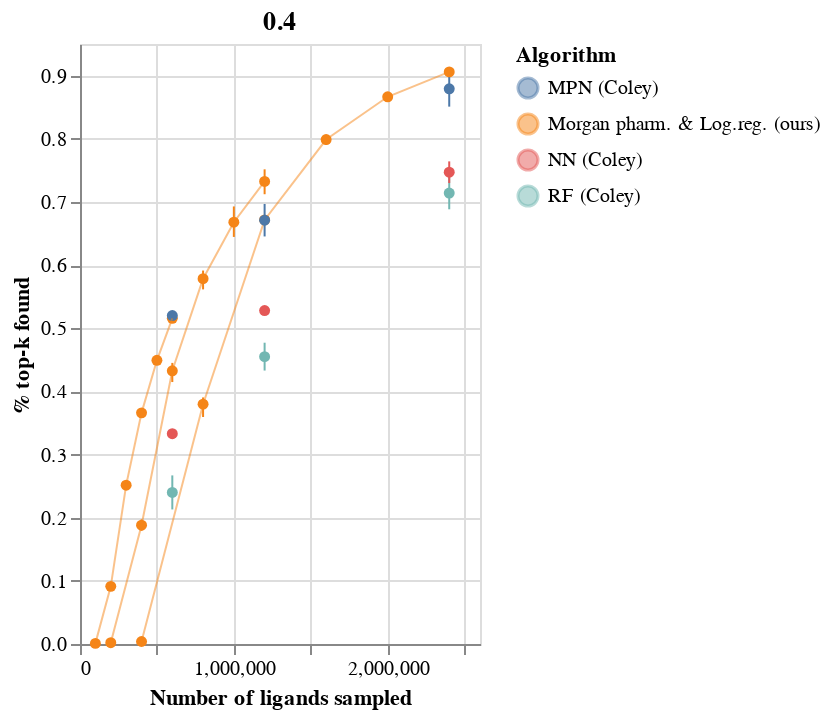

Source (notebook cell):
### Code cell
chs[0]+chs[1]+chs[2]

### Figure 1 — Vega-Lite specification as saved in the notebook (floating-point values rounded to 4 significant figures)
{"config": {"view": {"continuousWidth": 400, "continuousHeight": 300}}, "layer": [{"mark": {"type": "errorbar", "extent": "ci"}, "encoding": {"color": {"type": "nominal", "field": "Algorithm"}, "x": {"type": "quantitative", "field": "N ligands explored", "scale": {"domain": [0, 2410000]}, "title": "Number of ligands sampled"}, "y": {"type": "quantitative", "field": "% top-k found", "scale": {"domain": [0, 0.95]}}}}, {"mark": {"type": "point", "color": "black", "filled": true}, "encoding": {"color": {"type": "nominal", "field": "Algorithm"}, "x": {"type": "quantitative", "field": "N ligands explored"}, "y": {"type": "quantitative", "aggregate": "mean", "field": "% top-k found", "scale": {"domain": [0, 0.95]}}}}, {"mark": {"type": "line", "color": "black", "opacity": 0.5, "size": 1}, "encoding": {"color": {"type": "nominal", "field": "Algorithm"}, "x": {"type": "quantitative", "field": "N ligands explored"}, "y": {"type": "quantitative", "aggregate": "mean", "field": "% top-k found", "scale": {"domain": [0, 0.95]}}}}, {"layer": [{"mark": {"type": "errorbar", "extent": "ci"}, "encoding": {"color": {"type": "nominal", "field": "Algorithm"}, "x": {"type": "quantitative", "field": "N ligands explored", "scale": {"domain": [0, 1210000]}, "title": "Number of ligands sampled"}, "y": {"type": "quantitative", "field": "% top-k found", "scale": {"domain": [0, 0.95]}}}}, {"mark": {"type": "point", "color": "black", "filled": true}, "encoding": {"color": {"type": "nominal", "field": "Algorithm"}, "x": {"type": "quantitative", "field": "N ligands explored"}, "y": {"type": "quantitative", "aggregate": "mean", "field": "% top-k found", "scale": {"domain": [0, 0.95]}}}}, {"mark": {"type": "line", "color": "black", "opacity": 0.5, "size": 1}, "encoding": {"color": {"type": "nominal", "field": "Algorithm"}, "x": {"type": "quantitative", "field": "N ligands explored"}, "y": {"type": "quantitative", "aggregate": "mean", "field": "% top-k found", "scale": {"domain": [0, 0.95]}}}}], "data": {"name": "data-4521eafb5c925092548119d9c675ed8f"}, "title": "0.2", "width": 200}, {"layer": [{"mark": {"type": "errorbar", "extent": "ci"}, "encoding": {"color": {"type": "nominal", "field": "Algorithm"}, "x": {"type": "quantitative", "field": "N ligands explored", "scale": {"domain": [0, 610000]}, "title": "Number of ligands sampled"}, "y": {"type": "quantitative", "field": "% top-k found", "scale": {"domain": [0, 0.95]}}}}, {"mark": {"type": "point", "color": "black", "filled": true}, "encoding": {"color": {"type": "nominal", "field": "Algorithm"}, "x": {"type": "quantitative", "field": "N ligands explored"}, "y": {"type": "quantitative", "aggregate": "mean", "field": "% top-k found", "scale": {"domain": [0, 0.95]}}}}, {"mark": {"type": "line", "color": "black", "opacity": 0.5, "size": 1}, "encoding": {"color": {"type": "nominal", "field": "Algorithm"}, "x": {"type": "quantitative", "field": "N ligands explored"}, "y": {"type": "quantitative", "aggregate": "mean", "field": "% top-k found", "scale": {"domain": [0, 0.95]}}}}], "data": {"name": "data-b2d22ce798307d4455916f8ed78d559b"}, "title": "0.1", "width": 200}], "data": {"name": "data-459a33200d9457b7dc8862aa09461853"}, "title": "0.4", "width": 200, "$schema": "https://vega.github.io/schema/vega-lite/v4.8.1.json", "datasets": {"data-459a33200d9457b7dc8862aa09461853": [{"Algorithm": "Morgan pharm. & Log.reg. (ours)", "Training size": 400000, "N ligands explored": 400000, "% top-k found": 0.00404}, {"Algorithm": "Morgan pharm. & Log.reg. (ours)", "Training size": 400000, "N ligands explored": 800000, "% top-k found": 0.3891}, {"Algorithm": "Morgan pharm. & Log.reg. (ours)", "Training size": 400000, "N ligands explored": 1200000, "% top-k found": 0.6732}, {"Algorithm": "Morgan pharm. & Log.reg. (ours)", "Training size": 400000, "N ligands explored": 1600000, "% top-k found": 0.8018}, {"Algorithm": "Morgan pharm. & Log.reg. (ours)", "Training size": 400000, "N ligands explored": 2000000, "% top-k found": 0.8638}, {"Algorithm": "Morgan pharm. & Log.reg. (ours)", "Training size": 400000, "N ligands explored": 2400000, "% top-k found": 0.9034}, {"Algorithm": "Morgan pharm. & Log.reg. (ours)", "Training size": 400000, "N ligands explored": 400000, "% top-k found": 0.00368}, {"Algorithm": "Morgan pharm. & Log.reg. (ours)", "Training size": 400000, "N ligands explored": 800000, "% top-k found": 0.3594}, {"Algorithm": "Morgan pharm. & Log.reg. (ours)", "Training size": 400000, "N ligands explored": 1200000, "% top-k found": 0.6654}, {"Algorithm": "Morgan pharm. & Log.reg. (ours)", "Training size": 400000, "N ligands explored": 1600000, "% top-k found": 0.8042}, {"Algorithm": "Morgan pharm. & Log.reg. (ours)", "Training size": 400000, "N ligands explored": 2000000, "% top-k found": 0.872}, {"Algorithm": "Morgan pharm. & Log.reg. (ours)", "Training size": 400000, "N ligands explored": 2400000, "% top-k found": 0.9092}, {"Algorithm": "Morgan pharm. & Log.reg. (ours)", "Training size": 400000, "N ligands explored": 400000, "% top-k found": 0.00416}, {"Algorithm": "Morgan pharm. & Log.reg. (ours)", "Training size": 400000, "N ligands explored": 800000, "% top-k found": 0.3904}, {"Algorithm": "Morgan pharm. & Log.reg. (ours)", "Training size": 400000, "N ligands explored": 1200000, "% top-k found": 0.6761}, {"Algorithm": "Morgan pharm. & Log.reg. (ours)", "Training size": 400000, "N ligands explored": 1600000, "% top-k found": 0.7901}, {"Algorithm": "Morgan pharm. & Log.reg. (ours)", "Training size": 400000, "N ligands explored": 2000000, "% top-k found": 0.8635}, {"Algorithm": "Morgan pharm. & Log.reg. (ours)", "Training size": 400000, "N ligands explored": 2400000, "% top-k found": 0.9049}, {"Algorithm": "RF (Coley)", "Training size": 400000, "N ligands explored": 2400000, "% top-k found": 0.6883}, {"Algorithm": "RF (Coley)", "Training size": 400000, "N ligands explored": 2400000, "% top-k found": 0.714}, {"Algorithm": "RF (Coley)", "Training size": 400000, "N ligands explored": 2400000, "% top-k found": 0.7397}, {"Algorithm": "NN (Coley)", "Training size": 400000, "N ligands explored": 2400000, "% top-k found": 0.7299}, {"Algorithm": "NN (Coley)", "Training size": 400000, "N ligands explored": 2400000, "% top-k found": 0.747}, {"Algorithm": "NN (Coley)", "Training size": 400000, "N ligands explored": 2400000, "% top-k found": 0.7641}, {"Algorithm": "MPN (Coley)", "Training size": 400000, "N ligands explored": 2400000, "% top-k found": 0.8508}, {"Algorithm": "MPN (Coley)", "Training size": 400000, "N ligands explored": 2400000, "% top-k found": 0.879}, {"Algorithm": "MPN (Coley)", "Training size": 400000, "N ligands explored": 2400000, "% top-k found": 0.9072}], "data-4521eafb5c925092548119d9c675ed8f": [{"Algorithm": "Morgan pharm. & Log.reg. (ours)", "Training size": 200000, "N ligands explored": 200000, "% top-k found": 0.00206}, {"Algorithm": "Morgan pharm. & Log.reg. (ours)", "Training size": 200000, "N ligands explored": 400000, "% top-k found": 0.1878}, {"Algorithm": "Morgan pharm. & Log.reg. (ours)", "Training size": 200000, "N ligands explored": 600000, "% top-k found": 0.4379}, {"Algorithm": "Morgan pharm. & Log.reg. (ours)", "Training size": 200000, "N ligands explored": 800000, "% top-k found": 0.5825}, {"Algorithm": "Morgan pharm. & Log.reg. (ours)", "Training size": 200000, "N ligands explored": 1000000, "% top-k found": 0.666}, {"Algorithm": "Morgan pharm. & Log.reg. (ours)", "Training size": 200000, "N ligands explored": 1200000, "% top-k found": 0.7335}, {"Algorithm": "Morgan pharm. & Log.reg. (ours)", "Training size": 200000, "N ligands explored": 200000, "% top-k found": 0.00186}, {"Algorithm": "Morgan pharm. & Log.reg. (ours)", "Training size": 200000, "N ligands explored": 400000, "% top-k found": 0.1794}, {"Algorithm": "Morgan pharm. & Log.reg. (ours)", "Training size": 200000, "N ligands explored": 600000, "% top-k found": 0.4148}, {"Algorithm": "Morgan pharm. & Log.reg. (ours)", "Training size": 200000, "N ligands explored": 800000, "% top-k found": 0.5615}, {"Algorithm": "Morgan pharm. & Log.reg. (ours)", "Training size": 200000, "N ligands explored": 1000000, "% top-k found": 0.6445}, {"Algorithm": "Morgan pharm. & Log.reg. (ours)", "Training size": 200000, "N ligands explored": 1200000, "% top-k found": 0.7121}, {"Algorithm": "Morgan pharm. & Log.reg. (ours)", "Training size": 200000, "N ligands explored": 200000, "% top-k found": 0.00216}, {"Algorithm": "Morgan pharm. & Log.reg. (ours)", "Training size": 200000, "N ligands explored": 400000, "% top-k found": 0.1973}, {"Algorithm": "Morgan pharm. & Log.reg. (ours)", "Training size": 200000, "N ligands explored": 600000, "% top-k found": 0.4451}, {"Algorithm": "Morgan pharm. & Log.reg. (ours)", "Training size": 200000, "N ligands explored": 800000, "% top-k found": 0.5913}, {"Algorithm": "Morgan pharm. & Log.reg. (ours)", "Training size": 200000, "N ligands explored": 1000000, "% top-k found": 0.6928}, {"Algorithm": "Morgan pharm. & Log.reg. (ours)", "Training size": 200000, "N ligands explored": 1200000, "% top-k found": 0.7516}, {"Algorithm": "RF (Coley)", "Training size": 200000, "N ligands explored": 1200000, "% top-k found": 0.433}, {"Algorithm": "RF (Coley)", "Training size": 200000, "N ligands explored": 1200000, "% top-k found": 0.455}, {"Algorithm": "RF (Coley)", "Training size": 200000, "N ligands explored": 1200000, "% top-k found": 0.477}, {"Algorithm": "NN (Coley)", "Training size": 200000, "N ligands explored": 1200000, "% top-k found": 0.5219}, {"Algorithm": "NN (Coley)", "Training size": 200000, "N ligands explored": 1200000, "% top-k found": 0.528}, {"Algorithm": "NN (Coley)", "Training size": 200000, "N ligands explored": 1200000, "% top-k found": 0.5341}, {"Algorithm": "MPN (Coley)", "Training size": 200000, "N ligands explored": 1200000, "% top-k found": 0.6453}, {"Algorithm": "MPN (Coley)", "Training size": 200000, "N ligands explored": 1200000, "% top-k found": 0.671}, {"Algorithm": "MPN (Coley)", "Training size": 200000, "N ligands explored": 1200000, "% top-k found": 0.6967}], "data-b2d22ce798307d4455916f8ed78d559b": [{"Algorithm": "Morgan pharm. & Log.reg. (ours)", "Training size": 100000, "N ligands explored": 100000, "% top-k found": 0.00112}, {"Algorithm": "Morgan pharm. & Log.reg. (ours)", "Training size": 100000, "N ligands explored": 200000, "% top-k found": 0.09054}, {"Algorithm": "Morgan pharm. & Log.reg. (ours)", "Training size": 100000, "N ligands explored": 300000, "% top-k found": 0.2536}, {"Algorithm": "Morgan pharm. & Log.reg. (ours)", "Training size": 100000, "N ligands explored": 400000, "% top-k found": 0.3693}, {"Algorithm": "Morgan pharm. & Log.reg. (ours)", "Training size": 100000, "N ligands explored": 500000, "% top-k found": 0.4492}, {"Algorithm": "Morgan pharm. & Log.reg. (ours)", "Training size": 100000, "N ligands explored": 600000, "% top-k found": 0.5142}, {"Algorithm": "Morgan pharm. & Log.reg. (ours)", "Training size": 100000, "N ligands explored": 100000, "% top-k found": 0.00084}, {"Algorithm": "Morgan pharm. & Log.reg. (ours)", "Training size": 100000, "N ligands explored": 200000, "% top-k found": 0.08636}, {"Algorithm": "Morgan pharm. & Log.reg. (ours)", "Training size": 100000, "N ligands explored": 300000, "% top-k found": 0.2489}, {"Algorithm": "Morgan pharm. & Log.reg. (ours)", "Training size": 100000, "N ligands explored": 400000, "% top-k found": 0.3623}, {"Algorithm": "Morgan pharm. & Log.reg. (ours)", "Training size": 100000, "N ligands explored": 500000, "% top-k found": 0.4537}, {"Algorithm": "Morgan pharm. & Log.reg. (ours)", "Training size": 100000, "N ligands explored": 600000, "% top-k found": 0.5216}, {"Algorithm": "Morgan pharm. & Log.reg. (ours)", "Training size": 100000, "N ligands explored": 100000, "% top-k found": 0.001}, {"Algorithm": "Morgan pharm. & Log.reg. (ours)", "Training size": 100000, "N ligands explored": 200000, "% top-k found": 0.09682}, {"Algorithm": "Morgan pharm. & Log.reg. (ours)", "Training size": 100000, "N ligands explored": 300000, "% top-k found": 0.252}, {"Algorithm": "Morgan pharm. & Log.reg. (ours)", "Training size": 100000, "N ligands explored": 400000, "% top-k found": 0.3663}, {"Algorithm": "Morgan pharm. & Log.reg. (ours)", "Training size": 100000, "N ligands explored": 500000, "% top-k found": 0.4446}, {"Algorithm": "Morgan pharm. & Log.reg. (ours)", "Training size": 100000, "N ligands explored": 600000, "% top-k found": 0.5112}, {"Algorithm": "RF (Coley)", "Training size": 100000, "N ligands explored": 600000, "% top-k found": 0.2131}, {"Algorithm": "RF (Coley)", "Training size": 100000, "N ligands explored": 600000, "% top-k found": 0.24}, {"Algorithm": "RF (Coley)", "Training size": 100000, "N ligands explored": 600000, "% top-k found": 0.2669}, {"Algorithm": "NN (Coley)", "Training size": 100000, "N ligands explored": 600000, "% top-k found": 0.3293}, {"Algorithm": "NN (Coley)", "Training size": 100000, "N ligands explored": 600000, "% top-k found": 0.333}, {"Algorithm": "NN (Coley)", "Training size": 100000, "N ligands explored": 600000, "% top-k found": 0.3367}, {"Algorithm": "MPN (Coley)", "Training size": 100000, "N ligands explored": 600000, "% top-k found": 0.5139}, {"Algorithm": "MPN (Coley)", "Training size": 100000, "N ligands explored": 600000, "% top-k found": 0.52}, {"Algorithm": "MPN (Coley)", "Training size": 100000, "N ligands explored": 600000, "% top-k found": 0.5261}]}}
